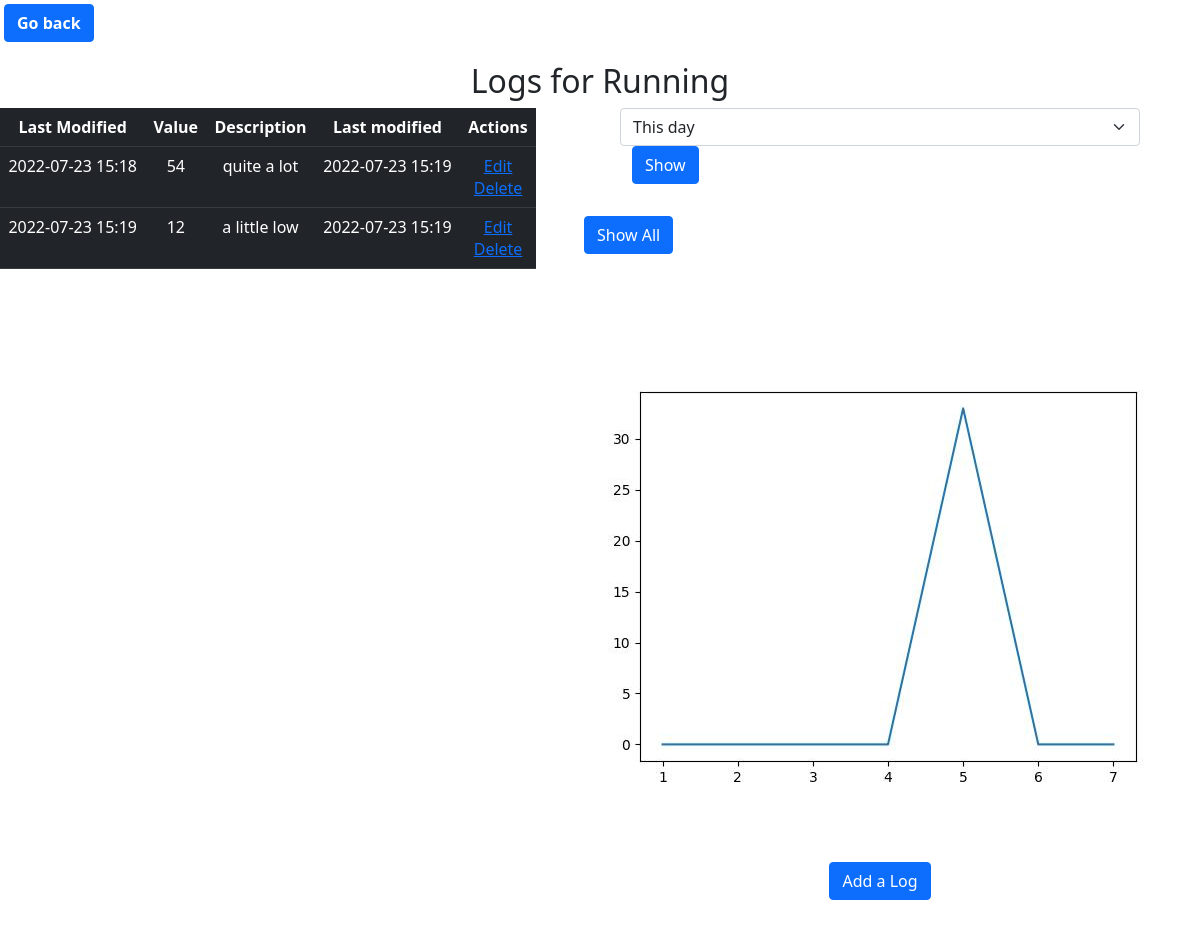
Before: /Sharan/Running/logs with the older database file.
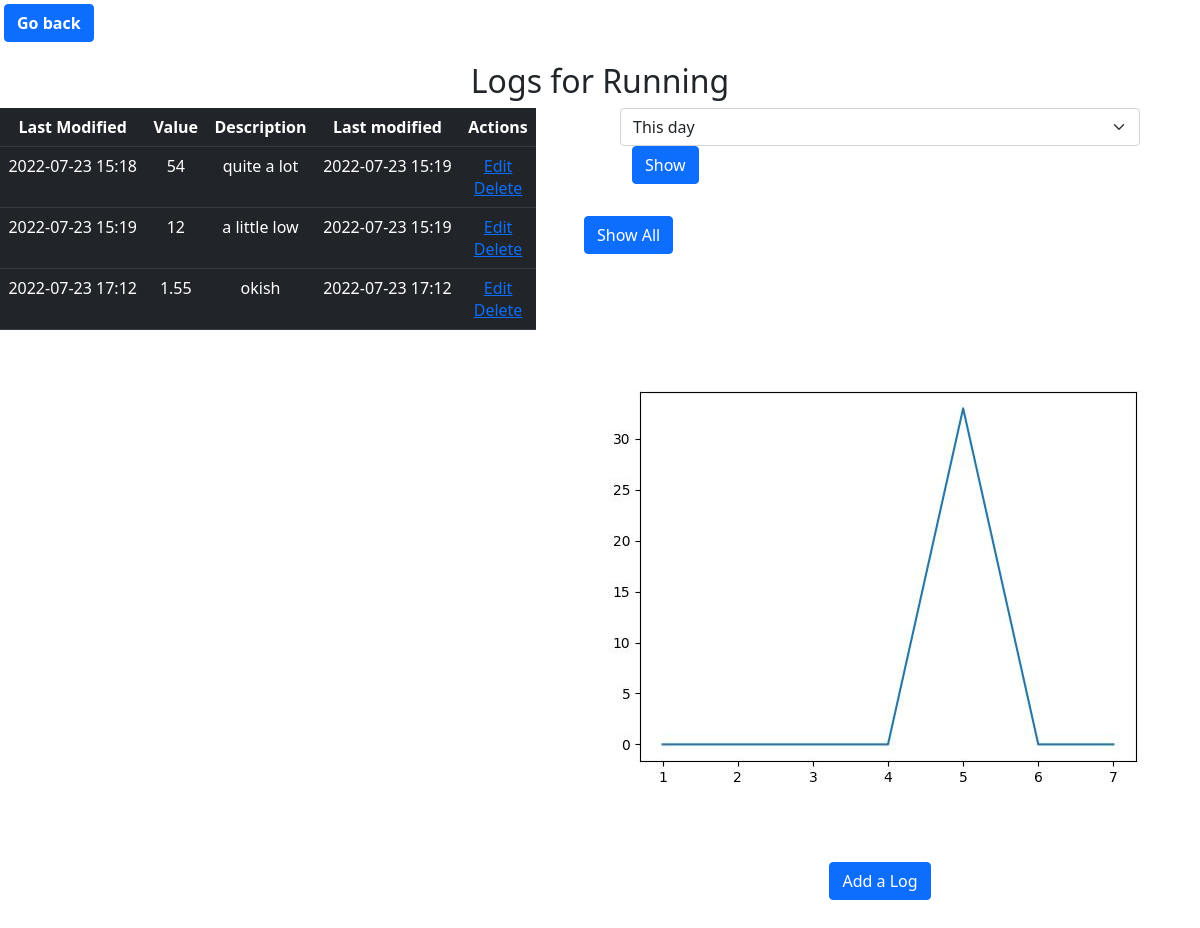
After: the same page with the newer database file.
### application/models.py (models this page shows)
class Logs(db.Model):
    __tablename__ = 'Logs'
    LogID = db.Column(db.Integer, autoincrement= True, primary_key=True)
    UserName = db.Column(db.String, nullable=False)
    Tracker_name = db.Column(db.String, nullable=False)
    Date_created = db.Column(db.String, nullable=False)
    Last_modified = db.Column(db.String, nullable=False)
    Value = db.Column(db.Integer, nullable = False)
    Description = db.Column(db.String, nullable = True)

### application/controllers.py (the view, shortened to what this page needs)
@app.route('/<string:UserName>/<string:Tracker_name>/logs', methods=['GET', 'POST'])
def logs_page(UserName, Tracker_name):
    if request.method == 'GET':
        logs_queried = Logs.query.filter(Logs.UserName == UserName).filter(Logs.Tracker_name == Tracker_name).all()
        logs_list = []
        for i in logs_queried:
            log_dic = i.__dict__
            log_dic['Last_modified'] = log_dic['Last_modified'][:16]
            log_dic['Date_created'] = log_dic['Date_created'][:16]
            logs_list.append([log_dic['Date_created'], log_dic['Value'], log_dic['Description'], log_dic['Last_modified'], log_dic['LogID']])
        return render_template('logs.html', logs_list= logs_list, name = UserName, tracker_name = Tracker_name)

### application/controllers.py (called while the page is built)
@app.context_processor
def override_url_for():
    return dict(url_for=dated_url_for)

def dated_url_for(endpoint, **values):
    if endpoint == 'static':
        filename = values.get('filename', None)
        if filename:
            file_path = os.path.join(app.root_path,
                                     endpoint, filename)
            values['q'] = int(os.stat(file_path).st_mtime)
    return url_for(endpoint, **values)

### templates/logs.html (shortened to what this page needs)
<DOCTYPE! html>
<html>
<head>
    <link href="/static/css/main.min.css" rel="stylesheet" >
</head>
<body>
    <nav class="navbar navbar-expand-lg p-1">
        <form action="/{{name}}/trackers" method="GET" class="navbar-form">
            <input type="submit" value="Go back" class="btn btn-primary fw-bold text-decoration-none"/>
        </form>
    </nav>
    <h2 class="text-center">Logs for {{tracker_name}}</h2>
    <div class="row">
        <div class="col">
    <table class="table table-dark text-center py-5">
        <tr>
            <th>Last Modified</th>
            <th>Value</th>
            <th>Description</th>
            <th>Last modified</th>
            <th>Actions</th>
        </tr>
        {%for i in logs_list%}
        <tr>
            {% for j in i[:-1] %}
            <td>{{j}}</td>
            {% endfor %}
            <td>
                <a href="/{{name}}/{{tracker_name}}/logs/{{i[4]}}/edit">Edit</a> <br>
                <a href="/{{name}}/{{tracker_name}}/logs/{{i[4]}}/delete">Delete</a>
            </td>
        </tr>
        {%endfor%}
    </table>
</div>
<div class="col">
    <div class="container">
        <form action="/{{name}}/{{tracker_name}}/logs" method="POST" id="time_period" class="container px-5">
            <div class="row">
                <select name="period" id="period" class="form-select col">
                    <option value=0>This day</option>
                </select>
            </div>
            <div class="col">
                <input type="submit" value = "Show" class="btn btn-primary mb-3 text-center">
            </div>
        </form>
        <form action="/{{name}}/{{tracker_name}}/logs" class="mb-3 text-center col-1">
            <input type="submit" value="Show All" class="btn btn-primary mb-3 text-center"/>
        </form>
    </div>
    <div class="py-5">
        <img src="{{ url_for('static', filename='trendline.jpg') }}" class="img-responsive" />
    </div>
    <form action="/{{name}}/{{tracker_name}}/logs/add" class="mb-3 text-center">
        <input type="submit" value="Add a Log" class="btn btn-primary mb-3 text-center"/>
    </form>
</div>
</body>

Changed rows visible on the page:
added Logs: 1 "2022-07-23 17:12" "2022-07-23 17:12", Value "1.55", Description "okish"
